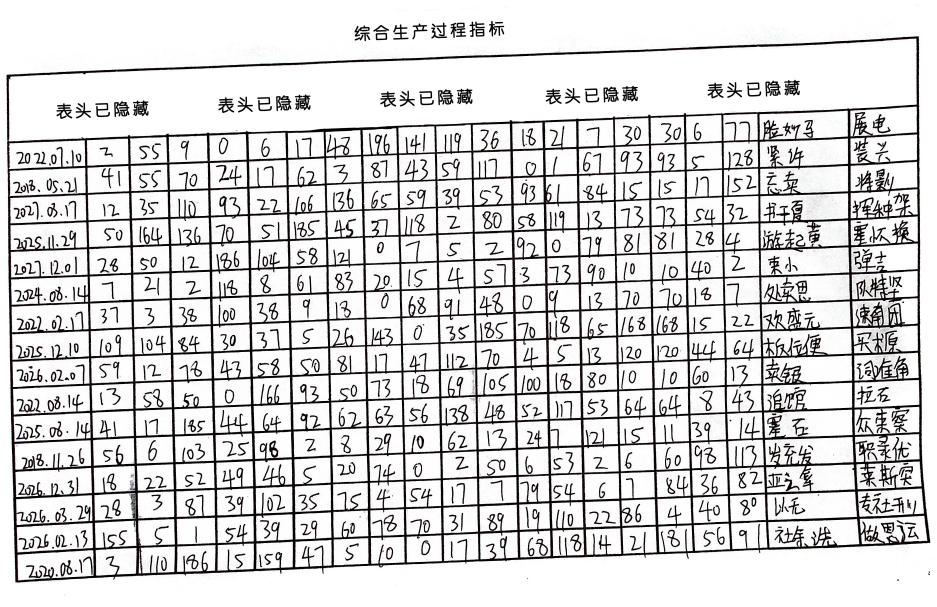
#> input picture Course Design of Machine Learning/Project3/Data/test.jpg, 2809 x 1820 px, found by its file name (shown at 1/3 size)
$ python preprocess.py   (older library calls are emulated)
#> lines starting #> are read from the running program, lines starting #| are printed output that depends on the picture; after the words box and inside, x2 and y2 are one past the last pixel; in counts of white or black regions, pixels touching at a corner belong together; long printed decimals are rounded
import cv2
import imutils
import numpy as np
import math
from math import *
from scipy import ndimage
import matplotlib.pyplot as plt

def rotate_image(img_for_box_extraction_path):
#> called with img_for_box_extraction_path = './Data/test.jpg'
    image_height = 1080
    image = cv2.imread(img_for_box_extraction_path)
#> image is the input picture: shape (1820, 2809, 3); mean B, G, R 213.4, 213.2, 213.9
    img = imutils.resize(image, height=image_height)

    gray = cv2.cvtColor(img, cv2.COLOR_BGR2GRAY)
    (thresh, blur_gray) = cv2.threshold(gray, 128, 255, cv2.THRESH_BINARY_INV | cv2.THRESH_OTSU)
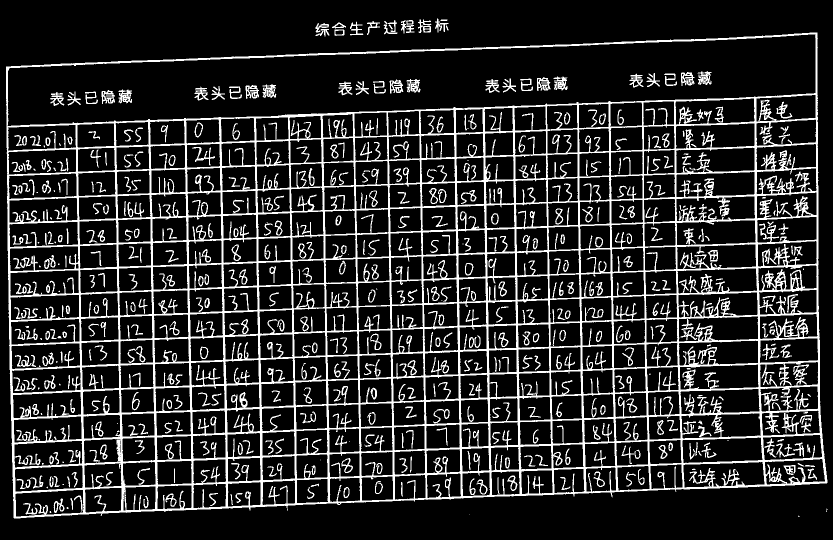
#> blur_gray: shape (1080, 1666) (shown at 1/2 size); 16.5% white; 545 white regions (69 under 20 px), largest, box (x1, y1, x2, y2) and area: (12, 65, 1655, 1037) 234262, (237, 179, 264, 207) 474, (1107, 153, 1135, 181) 466
#> thresh = 141

    kernel = cv2.getStructuringElement(cv2.MORPH_RECT, (30, 1))
    morhp_img = cv2.morphologyEx(blur_gray, cv2.MORPH_OPEN, kernel, (-1, -1))
#> morhp_img: shape (1080, 1666); 5.7% white; 18 white regions, largest, box (x1, y1, x2, y2) and area: (28, 964, 1656, 1035) 6223, (13, 66, 1636, 135) 6147, (27, 916, 1650, 986) 6124
    cv2.imwrite('./Figure/linesDetected.jpg', morhp_img)

    kernel = cv2.getStructuringElement(cv2.MORPH_RECT, (3, 3), (-1, -1))
    lines_img = cv2.dilate(morhp_img, kernel, iterations=1)
#> lines_img: shape (1080, 1666); 9.1% white; 18 white regions, largest, box (x1, y1, x2, y2) and area: (27, 963, 1657, 1036) 9625, (12, 65, 1637, 136) 9535, (26, 915, 1651, 987) 9514
    cv2.imwrite("./Figure/lines_dilated.jpg", lines_img)

    low_threshold = 50
    high_threshold = 150
    edges = cv2.Canny(lines_img, low_threshold, high_threshold)
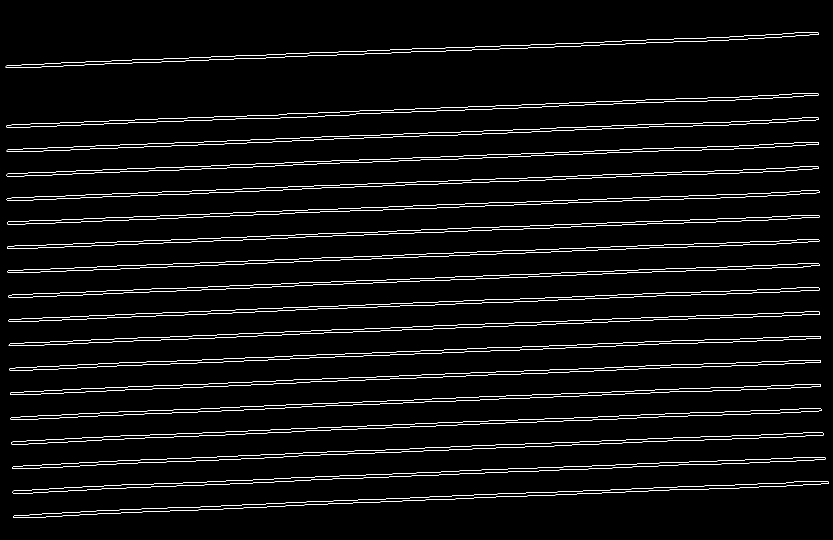
#> edges: shape (1080, 1666) (shown at 1/2 size); 3.3% white in thin lines or dots, all inside (x1, y1, x2, y2) = (11, 64, 1657, 1036)

    lines = cv2.HoughLinesP(edges, rho=1, theta=np.pi / 180, threshold=15, lines=np.array([]), minLineLength=50, maxLineGap=20)
#> lines = 314 rows, first 6: [590, 425, 1099, 407], [908, 505, 1350, 489], [600, 275, 1102, 257], [1254, 836, 1637, 822], [584, 281, 1087, 263], [575, 620, 1102, 601]

    angles = []
    for line in lines:
        for x1, y1, x2, y2 in line:
            angle = math.degrees(math.atan2(y2 - y1, x2 - x1))
            angles.append(angle)
#> this loop made 314 passes
#> after the loop, angles = 314 values, max -0.735 at index 240, min -5.36 at index 299, mean -2.17

    median_angle = np.median(angles)
#> median_angle = -2.1
    img_rotated = ndimage.rotate(img, median_angle)
    print("Angle is {}".format(median_angle))
#| Angle is -2.100
    cv2.imwrite('./Figure/rotated.jpg', img_rotated)
    return img_rotated


def warp_image(image_height, image):
#> called with image_height = 1080
    orig = image.copy()
    ratio = image.shape[0] / float(image_height)
#> ratio = 1.06
    image = imutils.resize(image, height=image_height)
#> image: shape (1080, 1614, 3)
    gray = cv2.cvtColor(image, cv2.COLOR_BGR2GRAY)
#> gray: shape (1080, 1614)
    gray = cv2.adaptiveThreshold(gray, 255, cv2.ADAPTIVE_THRESH_MEAN_C, cv2.THRESH_BINARY_INV, 11, 0)
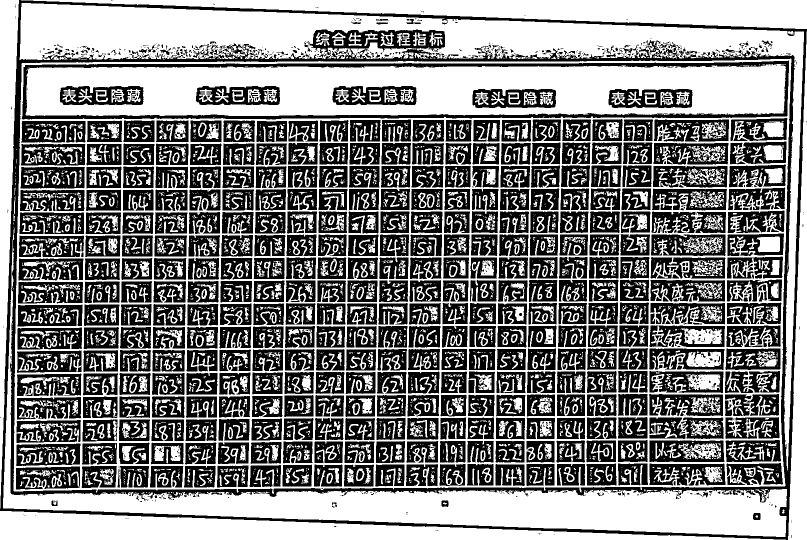
#> gray: shape (1080, 1614) (shown at 1/2 size); 50.8% white; 2039 black regions (1270 under 20 px)

    # 保存对比图：Original和gray
    plt.figure(figsize=(12, 6))
    plt.subplot(121)
    plt.imshow(cv2.cvtColor(orig, cv2.COLOR_BGR2RGB))  # matplotlib显示BGR转RGB
    plt.title('Original')
    plt.xticks([]), plt.yticks([])
    plt.subplot(122)
    plt.imshow(gray, cmap='gray')
    plt.title('gray')
    plt.xticks([]), plt.yticks([])
    plt.tight_layout()
    plt.savefig("./Figure/orig_gray_comparison.jpg")
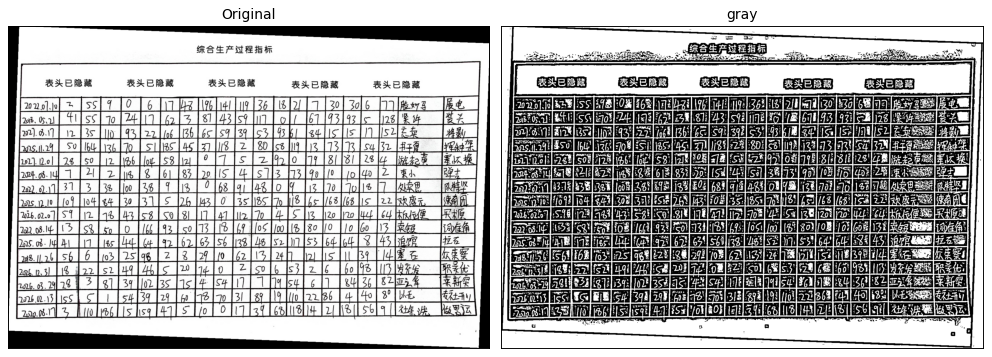
#> figure drawn by matplotlib, 2 panels
    plt.close()

    major = cv2.__version__.split('.')[0]
    if major == '3':
        _, contours, hierarchy = cv2.findContours(gray, cv2.RETR_LIST, cv2.CHAIN_APPROX_SIMPLE)
    else:
        contours, hierarchy = cv2.findContours(gray, cv2.RETR_LIST, cv2.CHAIN_APPROX_SIMPLE)
#> contours = 6962 contours, 4993 with area under 20; largest, box (x1, y1, x2, y2) and area: (27, 117, 1583, 988) 1309744, (42, 120, 1579, 240) 169174, (51, 128, 1572, 232) 144017, (39, 6, 1608, 940) 120513, (6, 460, 1574, 1074) 95329

    contours = sorted(contours, key=cv2.contourArea, reverse=True)
    screen_cnt = None
    for c in contours:
        epsilon = cv2.arcLength(c, True)
        approx = cv2.approxPolyDP(c, 0.02 * epsilon, True)
        area = cv2.contourArea(c)

        if area < 2500:
            continue

        if len(approx) == 4:
            screen_cnt = approx
            break
#> this loop made 1 pass
#> (epsilon, area, screen_cnt) on pass 1: (5004, 1309743.5, [[1582, 118], [44, 126], [27, 981], [1569, 972]])

    if screen_cnt is None:
        return -1, orig

    warped = four_point_transform(orig, screen_cnt.reshape(4, 2) * ratio)

    # 保存对比图：处理后的Original和warped
    plt.figure(figsize=(12, 6))
    vis_image = image.copy()
    cv2.drawContours(vis_image, [screen_cnt], -1, (0, 255, 0), 2)
    for point in screen_cnt.reshape(4, 2):
        cv2.circle(vis_image, (point[0], point[1]), 5, (0, 0, 255), 4)
    plt.subplot(121)
    plt.imshow(cv2.cvtColor(vis_image, cv2.COLOR_BGR2RGB))
    plt.title('Original')
    plt.xticks([]), plt.yticks([])
    plt.subplot(122)
    plt.imshow(cv2.cvtColor(warped, cv2.COLOR_BGR2RGB))
    plt.title('Warped')
    plt.xticks([]), plt.yticks([])
    plt.tight_layout()
    plt.savefig("./Figure/vis_warped_comparison.jpg")
    plt.close()

    cv2.imwrite("./Figure/warped.jpg", warped)
    return warped


def four_point_transform(image, pts):
    rect = order_points(pts)
#> in order_points, `s = pts.sum(axis=1)`: s = [1794.4, 179.4, 1064, 2682.2]
#> in order_points, `diff = np.diff(pts, axis=1)`: diff = [-1545.3, 86.56, 1007, -630.2]
#> rect = [[46.44, 133], [1669.9, 124.6], [1656.2, 1026], [28.5, 1035.5]]
    (tl, tr, br, bl) = rect
#> tl = [46.44, 133]; tr = [1669.9, 124.6]; br = [1656.2, 1026]; bl = [28.5, 1035.5]
    widthA = np.sqrt(((br[0] - bl[0]) ** 2) + ((br[1] - bl[1]) ** 2))
#> widthA = 1627.7
    widthB = np.sqrt(((tr[0] - tl[0]) ** 2) + ((tr[1] - tl[1]) ** 2))
#> widthB = 1623.5
    maxWidth = max(int(widthA), int(widthB))
#> maxWidth = 1627
    heightA = np.sqrt(((tr[0] - br[0]) ** 2) + ((tr[1] - br[1]) ** 2))
#> heightA = 901.5
    heightB = np.sqrt(((tl[0] - bl[0]) ** 2) + ((tl[1] - bl[1]) ** 2))
#> heightB = 902.7
    maxHeight = max(int(heightA), int(heightB))
#> maxHeight = 902
    dst = np.array([
        [0, 0],
        [maxWidth - 1, 0],
        [maxWidth - 1, maxHeight - 1],
        [0, maxHeight - 1]], dtype="float32")
#> dst = [[0, 0], [1626, 0], [1626, 901], [0, 901]]
    M = cv2.getPerspectiveTransform(rect, dst)
#> M = [[1, 0.0199, -49.13], [0.00521, 1, -133.4], [-6.89e-07, 2.86e-06, 1]]
    return cv2.warpPerspective(image, M, (maxWidth, maxHeight))
#> in warp_image, `cv2.drawContours(vis_image, [screen_cnt], -1, (0, 255, 0), 2)`:
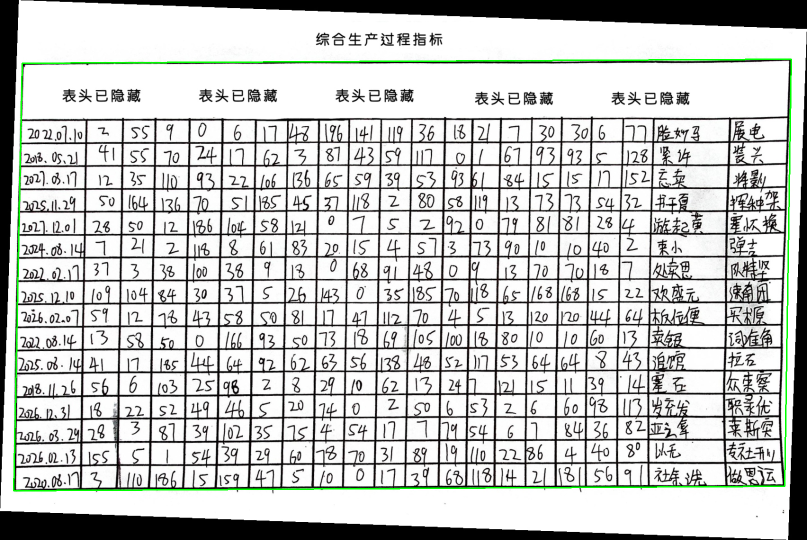
#> vis_image: shape (1080, 1614, 3) (shown at 1/2 size); mean of channels 0, 1, 2 195.9, 197.9, 196.2; drawn as B, G, R
#> the loop in warp_image, `for point in screen_cnt.reshape(4, 2):` made 4 passes
#> point on passes 1 to 4: [1582, 118], [44, 126], [27, 981], [1569, 972]
#> after the loop in warp_image, `for point in screen_cnt.reshape(4, 2):`: vis_image: shape (1080, 1614, 3); 0.04% of pixels changed, all inside (x1, y1, x2, y2) = (20, 111, 1590, 989)


def order_points(pts):
    rect = np.zeros((4, 2), dtype="float32")
    s = pts.sum(axis=1)
    rect[0] = pts[np.argmin(s)]
    rect[2] = pts[np.argmax(s)]
    diff = np.diff(pts, axis=1)
    rect[1] = pts[np.argmin(diff)]
    rect[3] = pts[np.argmax(diff)]
    return rect

def remove_line(warped_image):
    img_bin = imutils.resize(warped_image, height=1080)
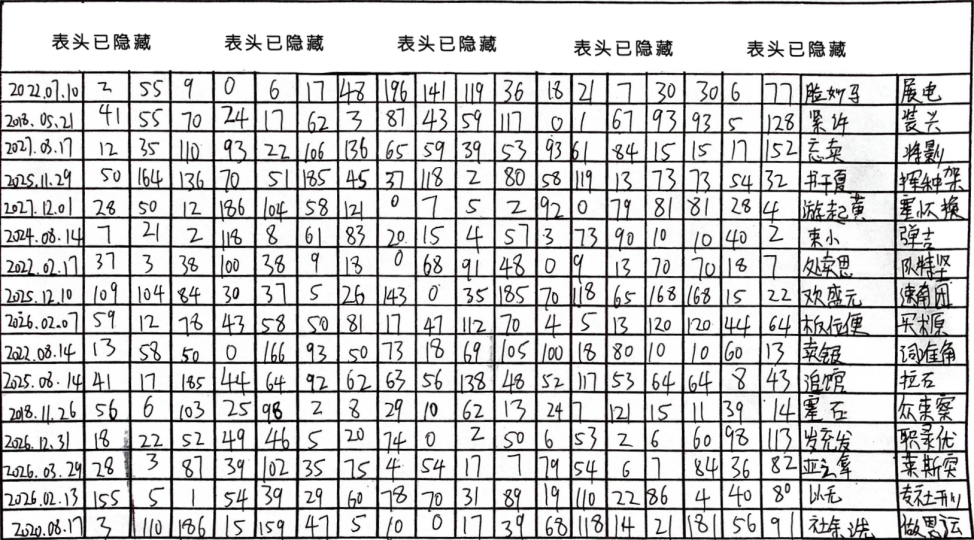
#> img_bin: shape (1080, 1948, 3) (shown at 1/2 size); mean B, G, R 204.6, 204.5, 205.1
    img_bin = cv2.cvtColor(img_bin, cv2.COLOR_BGR2GRAY)
#> img_bin: shape (1080, 1948)
    (thresh, binary_src) = cv2.threshold(img_bin, 128, 255, cv2.THRESH_BINARY_INV | cv2.THRESH_OTSU)
#> binary_src: shape (1080, 1948); 21.4% white; 475 white regions (48 under 20 px), largest, box (x1, y1, x2, y2) and area: (0, 0, 1948, 1080) 361945, (959, 71, 992, 104) 757, (614, 69, 647, 102) 755
#> thresh = 151
    cv2.imwrite("./Figure/Image_bin_warp_invert.jpg", binary_src)
    kernel_length_horizontal = np.array(binary_src).shape[1] // 100
#> kernel_length_horizontal = 19
    kernel_length_vertical = np.array(binary_src).shape[0] // 30
#> kernel_length_vertical = 36
    verticle_kernel = cv2.getStructuringElement(cv2.MORPH_RECT, (1, kernel_length_vertical))
#> verticle_kernel = 36 values from 1 to 1
    hori_kernel = cv2.getStructuringElement(cv2.MORPH_RECT, (kernel_length_horizontal, 1))
    img_temp1 = cv2.erode(binary_src, verticle_kernel, iterations=4)
#> img_temp1: shape (1080, 1948); 3.3% white; 24 white regions (2 under 20 px), largest, box (x1, y1, x2, y2) and area: (1070, 214, 1076, 1010) 3863, (425, 213, 432, 1011) 3830, (753, 216, 758, 1009) 3765
    verticle_lines_img = cv2.dilate(img_temp1, verticle_kernel, iterations=4)
#> verticle_lines_img: shape (1080, 1948); 4.5% white; 23 white regions, largest, box (x1, y1, x2, y2) and area: (425, 145, 432, 1080) 4798, (1931, 0, 1947, 984) 4716, (1070, 146, 1076, 1080) 4693
    cv2.imwrite("./Figure/verticle_lines.jpg", verticle_lines_img)
    img_temp2 = cv2.erode(binary_src, hori_kernel, iterations=3)
#> img_temp2: shape (1080, 1948); 6.4% white; 18 white regions, largest, box (x1, y1, x2, y2) and area: (0, 1073, 1948, 1080) 8293, (0, 0, 1948, 9) 8138, (0, 1014, 1916, 1022) 8089
    horizontal_lines_img = cv2.dilate(img_temp2, hori_kernel, iterations=3)
#> horizontal_lines_img: shape (1080, 1948); 7.1% white; 18 white regions, largest, box (x1, y1, x2, y2) and area: (0, 0, 1948, 9) 9002, (0, 1073, 1948, 1080) 8941, (0, 1014, 1943, 1022) 8926
    cv2.imwrite("./Figure/horizontal_lines.jpg", horizontal_lines_img)
    mask_img = verticle_lines_img + horizontal_lines_img
    binary_src = np.bitwise_xor(binary_src, mask_img)
    cv2.imwrite("./Figure/no_border_image.jpg", binary_src)
    clean_kernel = cv2.getStructuringElement(cv2.MORPH_RECT, (2, 2))
#> clean_kernel = [[1, 1], [1, 1]]
    img_erode = cv2.erode(binary_src, clean_kernel, iterations=1)
    binary_src = cv2.dilate(img_erode, clean_kernel, iterations=1)
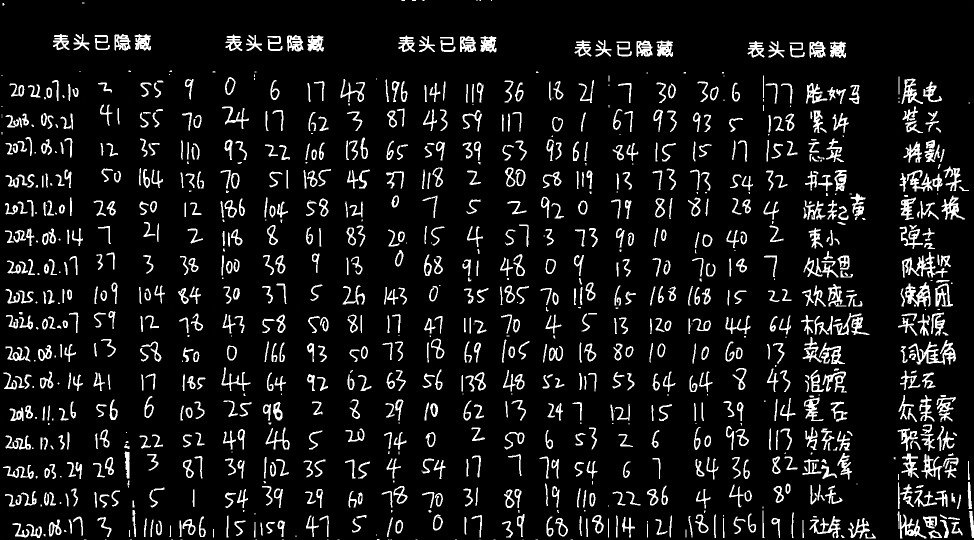
#> binary_src: shape (1080, 1948) (shown at 1/2 size); min 0, max 255, mean 23.6
    cv2.imwrite("./Figure/no_border_image_clean.jpg", binary_src)

if __name__ == '__main__':
    rotate_image(img_for_box_extraction_path='./Data/test.jpg')
    warped_image = warp_image(image_height=1080, image=cv2.imread('./Figure/rotated.jpg'))
    remove_line(warped_image)
